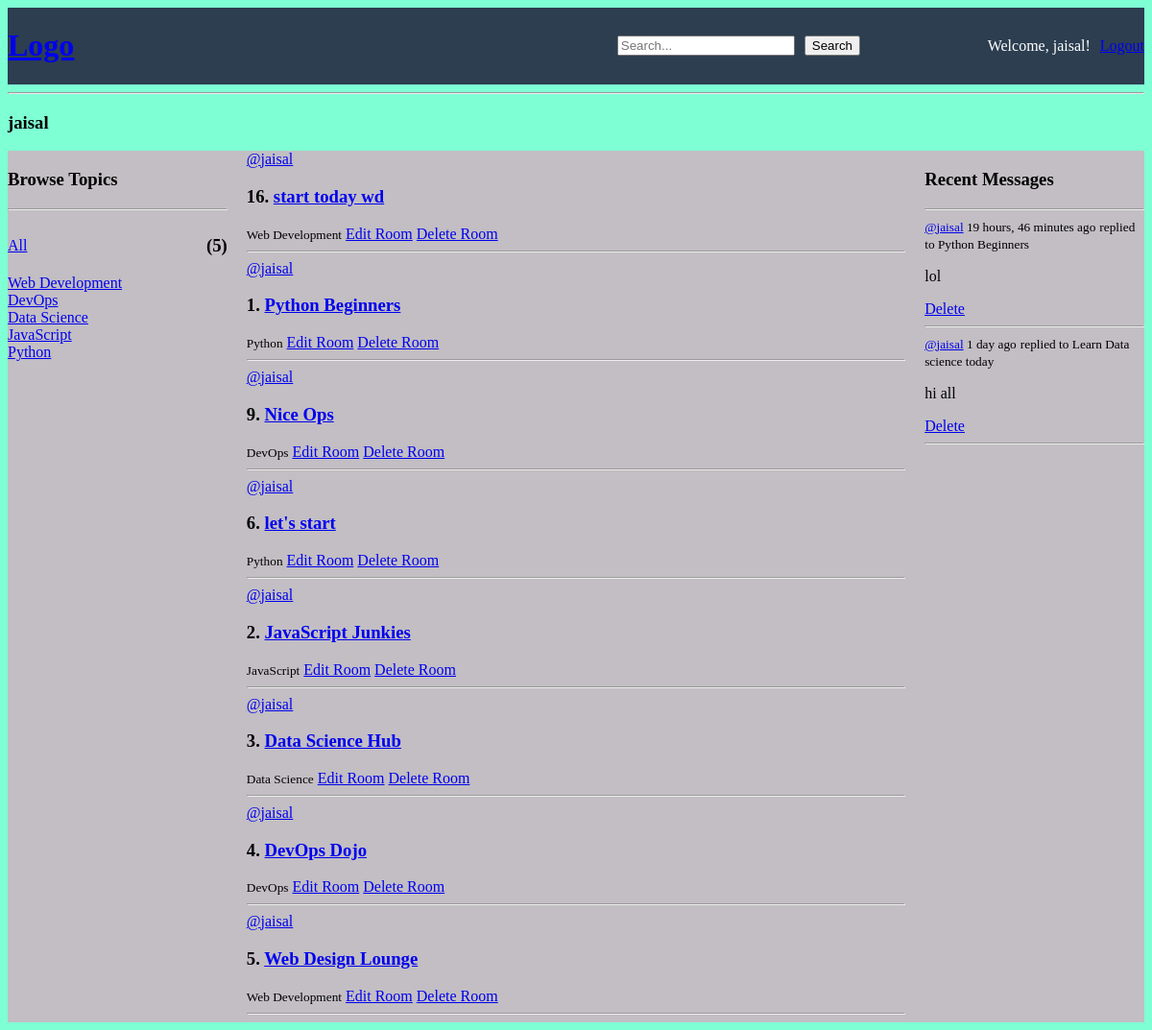
/profile/1/ (signed in), run on the app's committed database.
### base/models.py (models this page shows)
class Topic(models.Model):
    name = models.CharField(max_length=200)
    def __str__(self):
        return self.name

class Room(models.Model):
    host = models.ForeignKey(User, on_delete=models.CASCADE, null=True)
    topic = models.ForeignKey(Topic, on_delete=models.SET_NULL, null=True)
    name = models.CharField(max_length=200)
    description = models.TextField(blank=True, null=True)
    participants = models.ManyToManyField(User, related_name='participants', blank=True)
    updated = models.DateTimeField(auto_now=True)
    created = models.DateTimeField(auto_now_add=True)
    class Meta:
        ordering = ['-updated', '-created']
    def __str__(self):
        return self.name

class Message(models.Model):
    user = models.ForeignKey(User, on_delete=models.CASCADE)
    room = models.ForeignKey(Room, on_delete=models.CASCADE)
    body = models.TextField()
    updated = models.DateTimeField(auto_now=True)
    created = models.DateTimeField(auto_now_add=True)
    class Meta:
        ordering = ['-updated', '-created']
    def __str__(self):
        return self.body[0:50]  # Return the first 50 characters of the message body

### base/views.py (the view)
# urls.py: path('profile/<str:pk>/', views.userProfile, name='user-profile'),  # User profile page
def userProfile(request, pk):
    user = User.objects.get(id=pk)  # Fetch the user by primary key
    rooms = user.room_set.all()  # Get all rooms created by the user
    room_messages = user.message_set.all()  # Get all messages sent by the user
    topics = Topic.objects.all()  # Fetch all topics from the database (if needed)
    topics_count = topics.count()  # Count the number of topics
    context = {'user': user, 'rooms': rooms, 'room_messages': room_messages, 'topics': topics, 'topics_count':topics_count}  # Prepare context with user data
    return render(request, 'base/profile.html', context)

### base/templates/base/profile.html (shortened to what this page needs)
{% extends 'main.html' %} {% block content %}
<h3>{{user.username}}</h3>
<div class="profile-container">
  <div>{% include 'base/topics_component.html' %}</div>
  <div>{% include 'base/feed_component.html' %}</div>
  <div>{% include 'base/activity_component.html' %}</div>
</div>
{% endblock content %}

### templates/navbar.html (shortened to what this page needs)
<div class="navbar">
  <a href="/"><h1>Logo</h1></a>
  <form action="{% url 'home' %}" method="GET">
    <input type="text" name="q" placeholder="Search..." />
    <button type="submit">Search</button>
  </form>
  <div class="hi-user">
    {% if request.user.is_authenticated %}
    <p>Welcome, {{ request.user.username }}!</p>
    <a href="{% url 'logout' %}">Logout</a>
    {% else %}
    <a href="{% url 'login' %}">Login</a>
    <a href="{% url 'register' %}">Register</a>
    {% endif %}
  </div>
</div>
<hr />

### base/templates/base/topics_component.html (shortened to what this page needs)
<h3>Browse Topics</h3>
<hr />
<div class="all-alone">
  <a href="{%url 'home' %}">All</a>
  <h3>({{topics_count}})</h3>
</div>
{% for topic in topics %}
<div>
  <a href="{%url 'home' %}?q={{topic.name}}">{{topic.name}}</a>
</div>
{% endfor %}

### base/templates/base/feed_component.html
{% for room in rooms %}
<div>
  <a href="{% url 'user-profile' room.host.id %}">@{{room.host.username}}</a>
  <h3>{{room.id}}. <a href="/room/{{room.id}}">{{room.name}}</a></h3>
  <small>{{room.topic}}</small>
  {% if request.user == room.host %}
  <a href="update-room/{{room.id}}">Edit Room</a>
  <a href="delete-room/{{room.id}}">Delete Room</a>
  {% endif %}
  <hr />
</div>
{% endfor %}

### base/templates/base/activity_component.html
<h3>Recent Messages</h3>
<hr />
{% for message in room_messages %}
<div>
  <small
    ><a href="{% url 'user-profile' message.user.id %}">@{{message.user}}</a>
    {{message.created|timesince}} ago</small
  >
  <small>replied to {{message.room}}</small>
  <p>{{message}}</p>
  {% if request.user == message.user %}
  <a href="{% url 'delete-message' message.id %}">Delete</a>
  {% endif %}
  <hr />
</div>
{% endfor %}

### static/styles/main.css (style rules this page uses)
body { background-color: aquamarine; }

### templates/navbar.html (style rules this page uses)
.navbar { display: grid; grid-template-columns: 1fr 2fr 1fr; align-items: center; background-color: #2c3e50; color: white; }
.navbar form { display: flex; gap: 10px; justify-content: flex-end; }
.hi-user { display: flex; align-items: center; gap: 10px; justify-content: flex-end; }

### base/templates/base/profile.html (style rules this page uses)
.profile-container { display: grid; grid-template-columns: 1fr 3fr 1fr; gap: 20px; background-color: rgb(194, 190, 195); }

### base/templates/base/topics_component.html (style rules this page uses)
.all-alone { display: flex; justify-content: space-between; align-items: center; width: 100%; }

### data on the page
Topic: name "Web Development"
Topic: name "DevOps"
Topic: name "Data Science"
Topic: name "JavaScript"
Topic: name "Python"
Room: host.username "jaisal", id "16", name "start today wd", topic "Web Development"
Room: host.username "jaisal", id "1", name "Python Beginners", topic "Python"
Room: host.username "jaisal", id "9", name "Nice Ops", topic "DevOps"
Room: host.username "jaisal", id "6", name "let's start", topic "Python"
Room: host.username "jaisal", id "2", name "JavaScript Junkies", topic "JavaScript"
Room: host.username "jaisal", id "3", name "Data Science Hub", topic "Data Science"
Room: host.username "jaisal", id "4", name "DevOps Dojo", topic "DevOps"
Room: host.username "jaisal", id "5", name "Web Design Lounge", topic "Web Development"
Message: user "jaisal", created "19 hours, 46 minutes", room "Python Beginners", body "lol", shows "Delete"
Message: user "jaisal", created "1 day", room "Learn Data science today", body "hi all", shows "Delete"

### other printed values
{{ request.user.username }} "jaisal"
{{ user.username }} "jaisal"
{{ topics_count }} "5"
